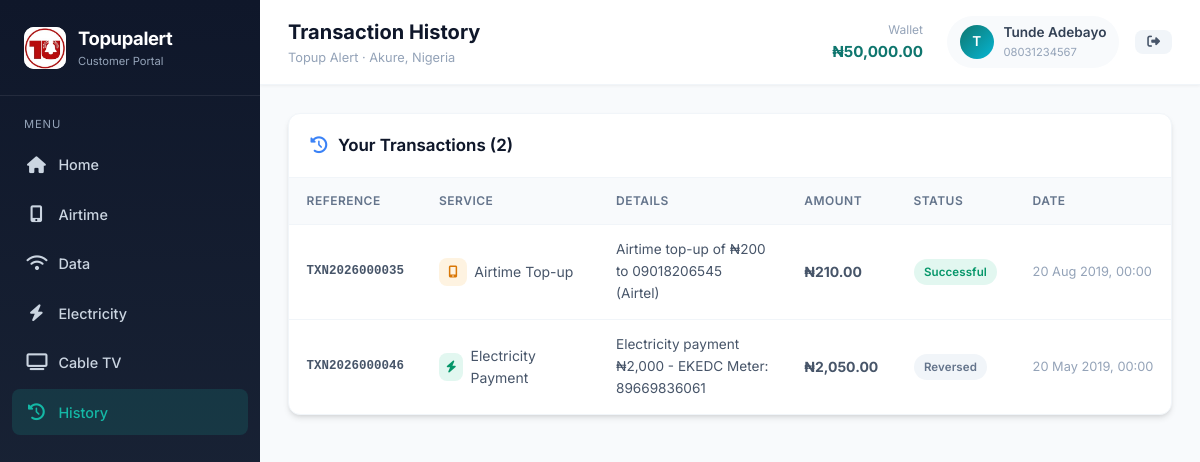
/user/history.php (signed in), run on the app's committed database.
### tables this page shows
CREATE TABLE IF NOT EXISTS customers (
    id INT AUTO_INCREMENT PRIMARY KEY,
    customer_code VARCHAR(20) NOT NULL UNIQUE,
    first_name VARCHAR(50) NOT NULL,
    last_name VARCHAR(50) NOT NULL,
    email VARCHAR(100) UNIQUE,
    phone VARCHAR(20) NOT NULL UNIQUE,
    password_hash VARCHAR(255) DEFAULT NULL,
    state VARCHAR(50) DEFAULT 'Ondo',
    city VARCHAR(50) DEFAULT 'Akure',
    address TEXT,
    wallet_balance DECIMAL(12,2) DEFAULT 0.00,
    status ENUM('active', 'inactive', 'suspended') DEFAULT 'active',
    created_at TIMESTAMP DEFAULT CURRENT_TIMESTAMP,
    updated_at TIMESTAMP DEFAULT CURRENT_TIMESTAMP ON UPDATE CURRENT_TIMESTAMP,
    INDEX idx_phone (phone),
    INDEX idx_status (status)
);

CREATE TABLE IF NOT EXISTS transactions (
    id INT AUTO_INCREMENT PRIMARY KEY,
    transaction_ref VARCHAR(30) NOT NULL UNIQUE,
    customer_id INT NOT NULL,
    service_type_id INT NOT NULL,
    amount DECIMAL(12,2) NOT NULL,
    fee DECIMAL(10,2) DEFAULT 0.00,
    total_amount DECIMAL(12,2) NOT NULL,
    currency VARCHAR(3) DEFAULT 'NGN',
    status ENUM('pending', 'successful', 'failed', 'reversed') DEFAULT 'pending',
    provider_ref VARCHAR(100),
    beneficiary_phone VARCHAR(20),
    beneficiary_meter VARCHAR(50),
    beneficiary_smartcard VARCHAR(50),
    network ENUM('MTN', 'Airtel', 'Glo', '9mobile', 'Other') NULL,
    data_plan VARCHAR(100) NULL,
    disco ENUM('BEDC', 'EKEDC', 'IKEDC', 'AEDC', 'PHED', 'JED', 'KEDCO', 'Other') NULL,
    cable_provider ENUM('DStv', 'GOtv', 'Startimes', 'Other') NULL,
    payment_method ENUM('wallet', 'card', 'bank_transfer', 'ussd') DEFAULT 'wallet',
    description TEXT,
    ip_address VARCHAR(45),
    created_at TIMESTAMP DEFAULT CURRENT_TIMESTAMP,
    updated_at TIMESTAMP DEFAULT CURRENT_TIMESTAMP ON UPDATE CURRENT_TIMESTAMP,
    FOREIGN KEY (customer_id) REFERENCES customers(id) ON DELETE CASCADE,
    FOREIGN KEY (service_type_id) REFERENCES service_types(id),
    INDEX idx_customer (customer_id),
    INDEX idx_status (status),
    INDEX idx_created (created_at),
    INDEX idx_ref (transaction_ref)
);

CREATE TABLE IF NOT EXISTS service_types (
    id INT AUTO_INCREMENT PRIMARY KEY,
    name VARCHAR(50) NOT NULL UNIQUE,
    code VARCHAR(20) NOT NULL UNIQUE,
    description TEXT,
    icon VARCHAR(50),
    is_active BOOLEAN DEFAULT TRUE
);

### config/database.php (called while the page is built, shortened)
<?php
function formatNaira($amount) {
    return '₦' . number_format((float)$amount, 2);
}
?>

### user/history.php (the view, shortened to what this page needs)
<?php
$pageTitle = 'Transaction History';
$currentPage = 'history';
require_once __DIR__ . '/includes/header.php';
$db = getDB();
$customerId = $_SESSION['customer_id'];
$page = max(1, (int)($_GET['page'] ?? 1));
$perPage = 15;
$offset = ($page - 1) * $perPage;
$countStmt = $db->prepare("SELECT COUNT(*) FROM transactions WHERE customer_id = ?");
$countStmt->execute([$customerId]);
$total = $countStmt->fetchColumn();
$stmt = $db->prepare("
    SELECT t.*, st.name as service_name, st.code as service_code
    FROM transactions t
    JOIN service_types st ON st.id = t.service_type_id
    WHERE t.customer_id = ?
    ORDER BY t.created_at DESC
    LIMIT $perPage OFFSET $offset
");
$stmt->execute([$customerId]);
$transactions = $stmt->fetchAll();
?>
<div class="card">
    <div class="card-header">
        <h3><i class="fas fa-history" style="margin-right:0.4rem;color:var(--info);"></i> Your Transactions (<?= number_format($total) ?>)</h3>
    </div>
    <div class="card-body">
        <?php if (empty($transactions)): ?>
            <div class="empty-state">
                <i class="fas fa-receipt"></i>
                <p>No transactions yet</p>
            </div>
        <?php else: ?>
        <div class="table-responsive">
            <table>
                <thead>
                    <tr>
                        <th>Reference</th>
                        <th>Service</th>
                        <th>Details</th>
                        <th>Amount</th>
                        <th>Status</th>
                        <th>Date</th>
                    </tr>
                </thead>
                <tbody>
                    <?php foreach ($transactions as $t):
                        $iconClass = match($t['service_code']) {
                            'AIRTIME' => 'service-airtime',
                            'DATA' => 'service-data',
                            'ELECTRICITY' => 'service-electricity',
                            'CABLE' => 'service-cable',
                            default => ''
                        };
                        $icon = match($t['service_code']) {
                            'AIRTIME' => 'fa-mobile-alt',
                            'DATA' => 'fa-wifi',
                            'ELECTRICITY' => 'fa-bolt',
                            'CABLE' => 'fa-tv',
                            default => 'fa-circle'
                        };
                        $badge = match($t['status']) {
                            'successful' => 'badge-success',
                            'pending' => 'badge-pending',
                            'failed' => 'badge-danger',
                            default => 'badge-gray'
                        };
                    ?>
                    <tr>
                        <td class="fw-600" style="font-family:monospace;font-size:0.78rem;"><?= htmlspecialchars($t['transaction_ref']) ?></td>
                        <td>
                            <div style="display:flex;align-items:center;gap:0.45rem;">
                                <div class="service-icon <?= $iconClass ?>" style="width:28px;height:28px;font-size:0.75rem;"><i class="fas <?= $icon ?>"></i></div>
                                <?= htmlspecialchars($t['service_name']) ?>
                            </div>
                        </td>
                        <td style="font-size:0.85rem;max-width:220px;"><?= htmlspecialchars($t['description'] ?? '—') ?></td>
                        <td class="fw-700"><?= formatNaira($t['total_amount']) ?></td>
                        <td><span class="badge <?= $badge ?>"><?= ucfirst($t['status']) ?></span></td>
                        <td class="text-muted" style="font-size:0.8rem;white-space:nowrap;"><?= date('d M Y, H:i', strtotime($t['created_at'])) ?></td>
                    </tr>
                    <?php endforeach; ?>
                </tbody>
            </table>
        </div>
        <?php endif; ?>
    </div>
</div>
<?php require_once __DIR__ . '/includes/footer.php'; ?>

### user/includes/header.php (shortened to what this page needs)
<?php
require_once __DIR__ . '/../../config/database.php';
$pageTitle = $pageTitle ?? 'Dashboard';
$currentPage = $currentPage ?? 'dashboard';
$db = getDB();
$stmt = $db->prepare("SELECT wallet_balance, first_name, last_name FROM customers WHERE id = ?");
$stmt->execute([$_SESSION['customer_id']]);
$customer = $stmt->fetch();
$walletBalance = $customer['wallet_balance'] ?? 0;
?>
<!DOCTYPE html>
<html lang="en">
<head>
    <link rel="stylesheet" href="https://cdnjs.cloudflare.com/ajax/libs/font-awesome/6.5.1/css/all.min.css">
    <link rel="stylesheet" href="../assets/css/style.css">
</head>
<body>
<div class="sidebar">
    <div class="sidebar-brand">
        <div class="logo"><img src="../assets/img/logo-64.png" alt="Topupalert"></div>
        <div>
            <h1>Topupalert</h1>
            <small>Customer Portal</small>
        </div>
    </div>
    <nav class="sidebar-nav">
        <div class="nav-section">
            <div class="nav-section-title">Menu</div>
            <a href="dashboard.php" class="nav-link <?= $currentPage === 'dashboard' ? 'active' : '' ?>">
                <i class="fas fa-home"></i> <span>Home</span>
            </a>
            <a href="airtime.php" class="nav-link <?= $currentPage === 'airtime' ? 'active' : '' ?>">
                <i class="fas fa-mobile-alt"></i> <span>Airtime</span>
            </a>
            <a href="data.php" class="nav-link <?= $currentPage === 'data' ? 'active' : '' ?>">
                <i class="fas fa-wifi"></i> <span>Data</span>
            </a>
            <a href="electricity.php" class="nav-link <?= $currentPage === 'electricity' ? 'active' : '' ?>">
                <i class="fas fa-bolt"></i> <span>Electricity</span>
            </a>
            <a href="cable.php" class="nav-link <?= $currentPage === 'cable' ? 'active' : '' ?>">
                <i class="fas fa-tv"></i> <span>Cable TV</span>
            </a>
            <a href="history.php" class="nav-link <?= $currentPage === 'history' ? 'active' : '' ?>">
                <i class="fas fa-history"></i> <span>History</span>
            </a>
        </div>
    </nav>
</div>
<div class="main-content">
    <header class="topbar">
        <div class="topbar-left">
            <h2><?= htmlspecialchars($pageTitle) ?></h2>
            <p>Topup Alert · Akure, Nigeria</p>
        </div>
        <div class="topbar-right">
            <div style="text-align:right;margin-right:0.5rem;">
                <div style="font-size:0.75rem;color:var(--gray-500);">Wallet</div>
                <div style="font-weight:700;color:var(--primary);font-size:0.95rem;"><?= formatNaira($walletBalance) ?></div>
            </div>
            <div class="user-info">
                <div class="user-avatar">
                    <?= strtoupper(substr($_SESSION['customer_name'] ?? 'U', 0, 1)) ?>
                </div>
                <div>
                    <div style="font-size:0.85rem;font-weight:600;"><?= htmlspecialchars($_SESSION['customer_name'] ?? 'User') ?></div>
                    <div style="font-size:0.7rem;color:var(--gray-500);"><?= htmlspecialchars($_SESSION['customer_phone'] ?? '') ?></div>
                </div>
            </div>
            <a href="logout.php" class="btn btn-sm btn-secondary">
                <i class="fas fa-sign-out-alt"></i>
            </a>
        </div>
    </header>
    <div class="content-area">

### data on the page
customers: wallet_balance "₦50,000.00"
transactions: transaction_ref "TXN2026000035", service_type.name "Airtime Top-up", description "Airtime top-up of ₦200 to 09018206545 (Airtel)", total_amount "₦210.00", status "Successful", created_at "20 Aug 2019, 00:00"
transactions: transaction_ref "TXN2026000046", service_type.name "Electricity Payment", description "Electricity payment ₦2,000 - EKEDC Meter: 89669836061", total_amount "₦2,050.00", status "Reversed", created_at "20 May 2019, 00:00"

### other printed values
$pageTitle "Transaction History"
substr($_SESSION['customer_name'] ?? 'U', 0, 1) "T"
$_SESSION['customer_name'] "Tunde Adebayo"
$_SESSION['customer_phone'] "08031234567"
$total "2"
